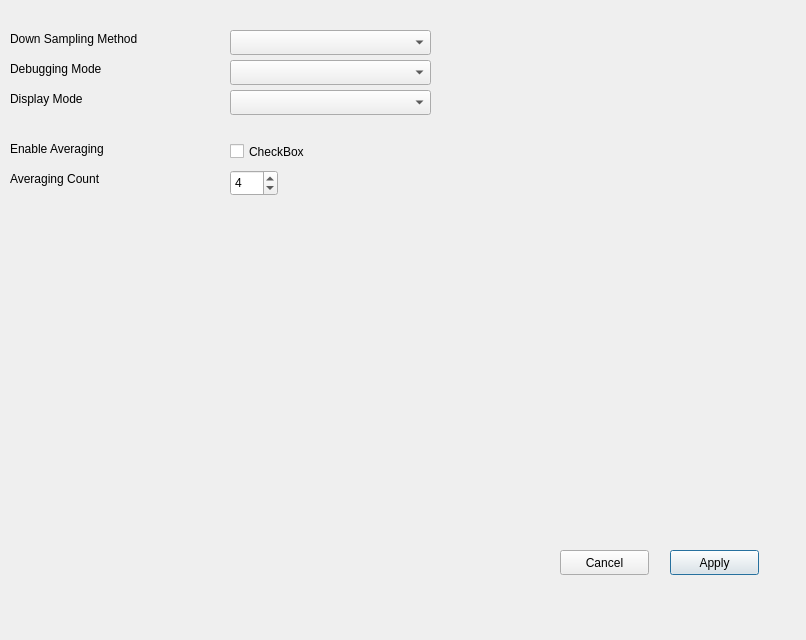
<?xml version="1.0" encoding="UTF-8"?>
<ui version="4.0">
 <class>SettingsDialog</class>
 <widget class="QDialog" name="SettingsDialog">
  <property name="geometry">
   <rect>
    <x>0</x>
    <y>0</y>
    <width>806</width>
    <height>640</height>
   </rect>
  </property>
  <property name="windowTitle">
   <string>Dialog</string>
  </property>
  <widget class="QComboBox" name="comboBox">
   <property name="geometry">
    <rect>
     <x>230</x>
     <y>30</y>
     <width>201</width>
     <height>25</height>
    </rect>
   </property>
   <property name="editable">
    <bool>false</bool>
   </property>
  </widget>
  <widget class="QLabel" name="label">
   <property name="geometry">
    <rect>
     <x>10</x>
     <y>30</y>
     <width>171</width>
     <height>17</height>
    </rect>
   </property>
   <property name="text">
    <string>Down Sampling Method</string>
   </property>
  </widget>
  <widget class="QPushButton" name="okButton">
   <property name="geometry">
    <rect>
     <x>670</x>
     <y>550</y>
     <width>89</width>
     <height>25</height>
    </rect>
   </property>
   <property name="text">
    <string>Apply</string>
   </property>
  </widget>
  <widget class="QPushButton" name="cancelButton">
   <property name="geometry">
    <rect>
     <x>560</x>
     <y>550</y>
     <width>89</width>
     <height>25</height>
    </rect>
   </property>
   <property name="text">
    <string>Cancel</string>
   </property>
  </widget>
  <widget class="QLabel" name="label_2">
   <property name="geometry">
    <rect>
     <x>10</x>
     <y>60</y>
     <width>171</width>
     <height>17</height>
    </rect>
   </property>
   <property name="text">
    <string>Debugging Mode</string>
   </property>
  </widget>
  <widget class="QComboBox" name="comboBox_2">
   <property name="geometry">
    <rect>
     <x>230</x>
     <y>60</y>
     <width>201</width>
     <height>25</height>
    </rect>
   </property>
   <property name="editable">
    <bool>false</bool>
   </property>
  </widget>
  <widget class="QLabel" name="label_3">
   <property name="geometry">
    <rect>
     <x>10</x>
     <y>90</y>
     <width>171</width>
     <height>17</height>
    </rect>
   </property>
   <property name="text">
    <string>Display Mode</string>
   </property>
  </widget>
  <widget class="QComboBox" name="comboBox_3">
   <property name="geometry">
    <rect>
     <x>230</x>
     <y>90</y>
     <width>201</width>
     <height>25</height>
    </rect>
   </property>
   <property name="editable">
    <bool>false</bool>
   </property>
  </widget>
  <widget class="QCheckBox" name="averagingCheckBox">
   <property name="geometry">
    <rect>
     <x>230</x>
     <y>140</y>
     <width>92</width>
     <height>23</height>
    </rect>
   </property>
   <property name="text">
    <string>CheckBox</string>
   </property>
  </widget>
  <widget class="QLabel" name="label_4">
   <property name="geometry">
    <rect>
     <x>10</x>
     <y>140</y>
     <width>171</width>
     <height>17</height>
    </rect>
   </property>
   <property name="text">
    <string>Enable Averaging</string>
   </property>
  </widget>
  <widget class="QSpinBox" name="averagingSpinBox">
   <property name="geometry">
    <rect>
     <x>230</x>
     <y>170</y>
     <width>48</width>
     <height>26</height>
    </rect>
   </property>
   <property name="value">
    <number>4</number>
   </property>
  </widget>
  <widget class="QLabel" name="label_5">
   <property name="geometry">
    <rect>
     <x>10</x>
     <y>170</y>
     <width>171</width>
     <height>17</height>
    </rect>
   </property>
   <property name="text">
    <string>Averaging Count</string>
   </property>
  </widget>
 </widget>
 <resources/>
 <connections/>
</ui>
